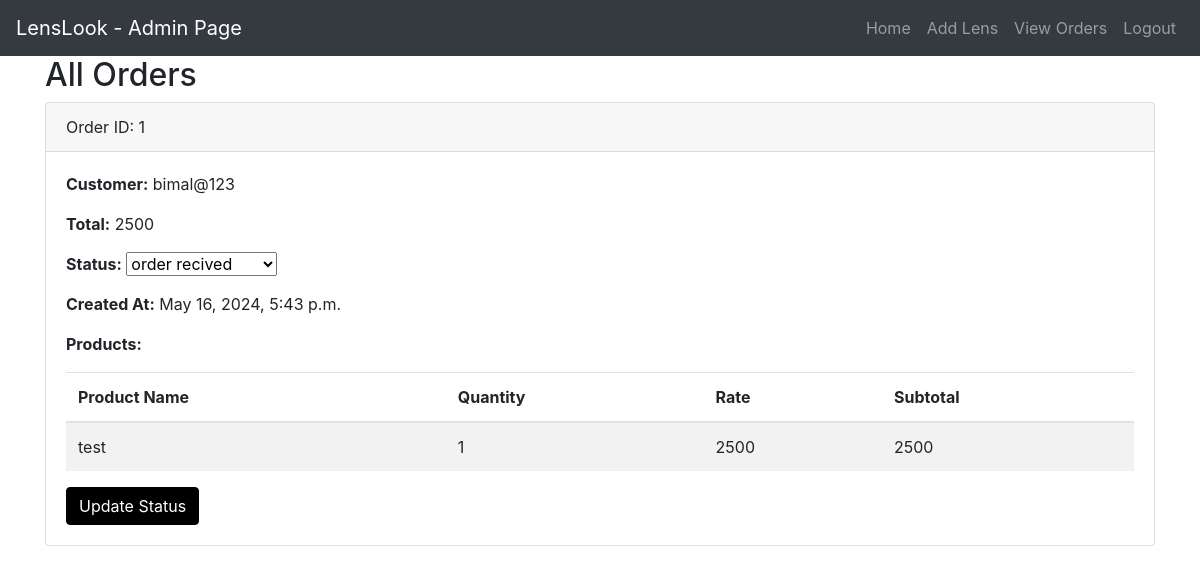
The app's page /display_orders with its own data.
### p_app/models.py (models this page shows, shortened)
class Orders(models.Model):
    cart = models.ForeignKey(cart, on_delete=models.CASCADE)
    customer = models.ForeignKey(UserDetails, on_delete=models.SET_NULL, null=True, blank=True)
    total = models.PositiveIntegerField()
    order_status = models.CharField(max_length=50, choices=ORDER_STATUS)
    created_at = models.DateTimeField(auto_now_add=True)
    address = models.CharField(max_length=100,default="ssss")
    mobile  =models.CharField(max_length=50, default="45678")

class UserDetails(models.Model):
    first_name = models.CharField(max_length=50)
    last_name = models.CharField(max_length=50)
    username = models.CharField(max_length=50, unique=True)
    password = models.CharField(max_length=50)
    email = models.EmailField(max_length=254, unique=True)
    mobile_phone = models.CharField(max_length=15)

class CartProduct(models.Model):
    cart = models.ForeignKey(cart, on_delete=models.CASCADE)
    product = models.ForeignKey(Lense, on_delete=models.CASCADE)
    rate = models.PositiveIntegerField()
    quantity = models.PositiveIntegerField()
    subtotal = models.PositiveIntegerField()

class Lense(models.Model):
    p_id = models.AutoField(primary_key=True)
    p_name = models.CharField(max_length=50)
    p_desc = models.TextField()
    p_quantity = models.PositiveIntegerField()
    p_price = models.DecimalField(max_digits=10, decimal_places=2)
    p_image = models.ImageField(upload_to='uploads')
    seller=models.ForeignKey(Seller,on_delete=models.CASCADE,null=True)
    cat=models.ForeignKey(Category,on_delete=models.CASCADE,null=True)
    class Meta:
        db_table = 'p_app'

### p_app/views.py (the view)
# urls.py: path('display_orders', views.display_orders, name='display_orders'),
def display_orders(request):
    orders = Orders.objects.all()
    context = {'orders': orders, 'ORDER_STATUS': ORDER_STATUS}
    return render(request, 'display_orders.html', context)

### templates/display_orders.html (shortened to what this page needs)
<!DOCTYPE html>
<html>
<head>
    <link rel="stylesheet" href="https://maxcdn.bootstrapcdn.com/bootstrap/4.5.2/css/bootstrap.min.css">
</head>
<body>
<nav class="navbar navbar-expand-lg navbar-dark bg-dark">
    <a class="navbar-brand" href="#">LensLook - Admin Page</a>
    <div class="collapse navbar-collapse" id="navbarNav">
        <ul class="navbar-nav ml-auto">
            <li class="nav-item">
                <a class="nav-link" href="admin_view">Home</a>
            </li>
            <li class="nav-item">
                <a class="nav-link" href="admin_add">Add Lens</a>
            </li>
            <li class="nav-item">
                <a class="nav-link" href="display_orders">View Orders</a>
            </li>
            <li class="nav-item">
                <a class="nav-link" href="{% url 'logout' %}">Logout</a>
            </li>
        </ul>
    </div>
</nav>
<div class="container">
    <h2>All Orders</h2>
    {% for order in orders %}
    <div class="card mb-3">
        <div class="card-header">
            Order ID: {{ order.id }}
        </div>
        <div class="card-body">
            <form action="{% url 'update_order_status' order.id %}" method="POST">
                <p><b>Customer:</b> {{ order.customer.username }}</p>
                <p><b>Total:</b> {{ order.total }}</p>
                <p><b>Status:</b>
                    <select name="status">
                        {% for status in ORDER_STATUS %}
                            <option value="{{ status.0 }}" {% if order.order_status == status.0 %}selected{% endif %}>{{ status.1 }}</option>
                        {% endfor %}
                    </select>
                </p>
                <p><b>Created At:</b> {{ order.created_at }}</p>
                <p><b>Products:</b></p>
                <table class="table table-striped">
                    <thead>
                        <tr>
                            <th>Product Name</th>
                            <th>Quantity</th>
                            <th>Rate</th>
                            <th>Subtotal</th>
                        </tr>
                    </thead>
                    <tbody>
                        {% for item in order.cart.cartproduct_set.all %}
                        <tr>
                            <td>{{ item.product.p_name }}</td>
                            <td>{{ item.quantity }}</td>
                            <td>{{ item.rate }}</td>
                            <td>{{ item.subtotal }}</td>
                        </tr>
                        {% endfor %}
                    </tbody>
                </table>
                <button type="submit" class="btn btn-primary">Update Status</button>
            </form>
        </div>
    </div>
    {% endfor %}
</div>

### templates/display_orders.html (style rules this page uses)
.btn-primary { background-color: #000000; border-color: #000000; }

### records on screen
Orders: id "1", customer.username "bimal@123", total "2500", created_at "May 16, 2024, 5:43 p.m."
CartProduct: product.p_name "test", quantity "1", rate "2500", subtotal "2500"

### other values on screen
form field status "order recived"
